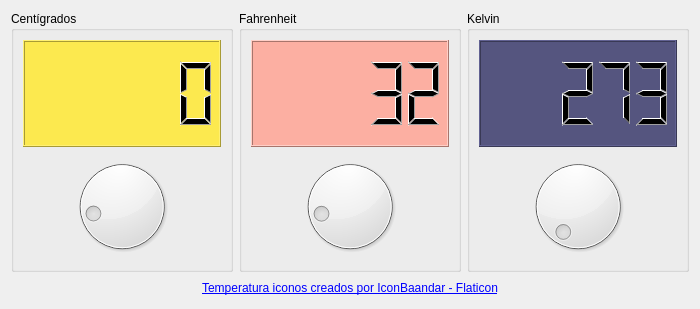
<?xml version="1.0" encoding="UTF-8"?>
<ui version="4.0">
 <class>Conversor</class>
 <widget class="QDialog" name="Conversor">
  <property name="geometry">
   <rect>
    <x>0</x>
    <y>0</y>
    <width>700</width>
    <height>309</height>
   </rect>
  </property>
  <property name="maximumSize">
   <size>
    <width>16777215</width>
    <height>16777215</height>
   </size>
  </property>
  <property name="windowTitle">
   <string>Conversor</string>
  </property>
  <property name="windowIcon">
   <iconset resource="Resources.qrc">
    <normaloff>:/recursos/img/termometro.png</normaloff>:/recursos/img/termometro.png</iconset>
  </property>
  <layout class="QVBoxLayout" name="verticalLayout_3">
   <item>
    <widget class="QWidget" name="widget" native="true">
     <layout class="QHBoxLayout" name="horizontalLayout">
      <property name="leftMargin">
       <number>0</number>
      </property>
      <property name="topMargin">
       <number>0</number>
      </property>
      <property name="rightMargin">
       <number>0</number>
      </property>
      <property name="bottomMargin">
       <number>0</number>
      </property>
      <item>
       <widget class="QGroupBox" name="groupBox">
        <property name="title">
         <string>Centígrados</string>
        </property>
        <layout class="QVBoxLayout" name="verticalLayout">
         <item>
          <widget class="QLCDNumber" name="outCent">
           <property name="styleSheet">
            <string notr="true">background-color: rgb(252, 233, 79);</string>
           </property>
          </widget>
         </item>
         <item>
          <widget class="QDial" name="inCent">
           <property name="minimum">
            <number>-18</number>
           </property>
          </widget>
         </item>
        </layout>
       </widget>
      </item>
      <item>
       <widget class="QGroupBox" name="groupBox_2">
        <property name="title">
         <string>Fahrenheit</string>
        </property>
        <layout class="QVBoxLayout" name="verticalLayout_2">
         <item>
          <widget class="QLCDNumber" name="outFahr">
           <property name="styleSheet">
            <string notr="true">background-color: rgb(252, 175, 162);</string>
           </property>
           <property name="intValue" stdset="0">
            <number>32</number>
           </property>
          </widget>
         </item>
         <item>
          <widget class="QDial" name="inFahr">
           <property name="maximum">
            <number>210</number>
           </property>
           <property name="value">
            <number>32</number>
           </property>
          </widget>
         </item>
        </layout>
       </widget>
      </item>
      <item>
       <widget class="QGroupBox" name="groupBox_3">
        <property name="title">
         <string>Kelvin</string>
        </property>
        <layout class="QVBoxLayout" name="verticalLayout_5">
         <item>
          <widget class="QLCDNumber" name="outKel">
           <property name="styleSheet">
            <string notr="true">
background-color: rgb(85, 85, 127);</string>
           </property>
           <property name="intValue" stdset="0">
            <number>273</number>
           </property>
          </widget>
         </item>
         <item>
          <widget class="QDial" name="inKel">
           <property name="minimum">
            <number>255</number>
           </property>
           <property name="maximum">
            <number>372</number>
           </property>
          </widget>
         </item>
        </layout>
       </widget>
      </item>
     </layout>
    </widget>
   </item>
   <item>
    <widget class="QLabel" name="label">
     <property name="maximumSize">
      <size>
       <width>16777215</width>
       <height>20</height>
      </size>
     </property>
     <property name="text">
      <string>&lt;a href=&quot;https://www.flaticon.es/iconos-gratis/temperatura&quot; title=&quot;temperatura iconos&quot;&gt;Temperatura iconos creados por IconBaandar - Flaticon&lt;/a&gt;</string>
     </property>
     <property name="alignment">
      <set>Qt::AlignCenter</set>
     </property>
    </widget>
   </item>
  </layout>
 </widget>
 <resources>
  <include location="Resources.qrc"/>
 </resources>
 <connections>
  <connection>
   <sender>inCent</sender>
   <signal>valueChanged(int)</signal>
   <receiver>outCent</receiver>
   <slot>display(int)</slot>
   <hints>
    <hint type="sourcelabel">
     <x>78</x>
     <y>182</y>
    </hint>
    <hint type="destinationlabel">
     <x>78</x>
     <y>70</y>
    </hint>
   </hints>
  </connection>
  <connection>
   <sender>inFahr</sender>
   <signal>valueChanged(int)</signal>
   <receiver>outFahr</receiver>
   <slot>display(int)</slot>
   <hints>
    <hint type="sourcelabel">
     <x>222</x>
     <y>182</y>
    </hint>
    <hint type="destinationlabel">
     <x>222</x>
     <y>70</y>
    </hint>
   </hints>
  </connection>
  <connection>
   <sender>inKel</sender>
   <signal>valueChanged(int)</signal>
   <receiver>outKel</receiver>
   <slot>display(int)</slot>
   <hints>
    <hint type="sourcelabel">
     <x>579</x>
     <y>208</y>
    </hint>
    <hint type="destinationlabel">
     <x>579</x>
     <y>90</y>
    </hint>
   </hints>
  </connection>
 </connections>
</ui>
